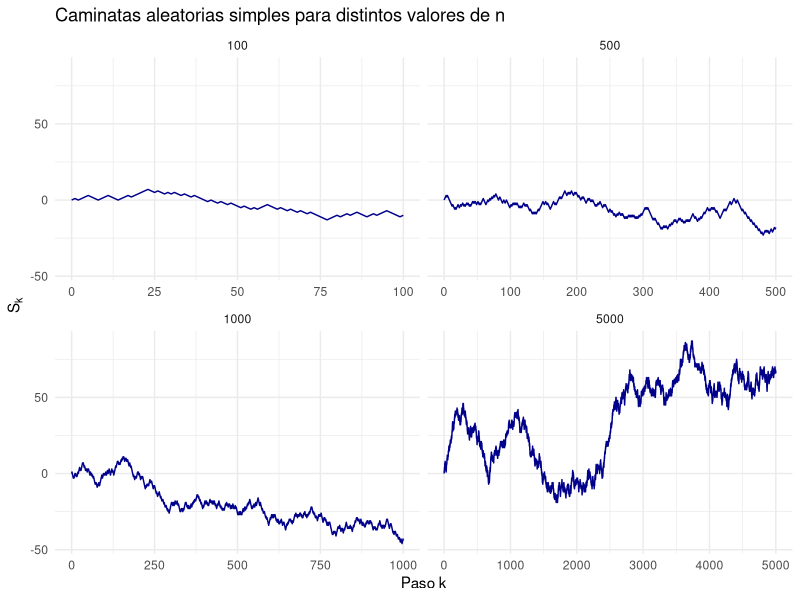
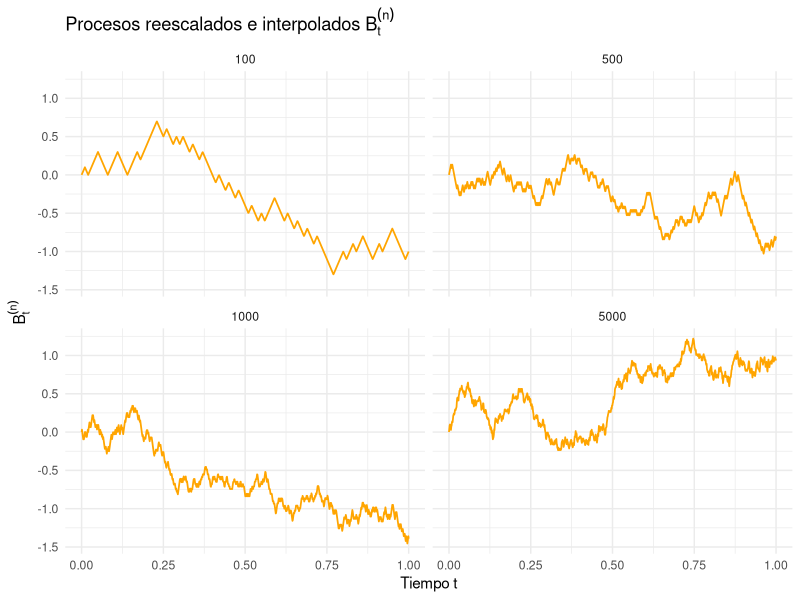
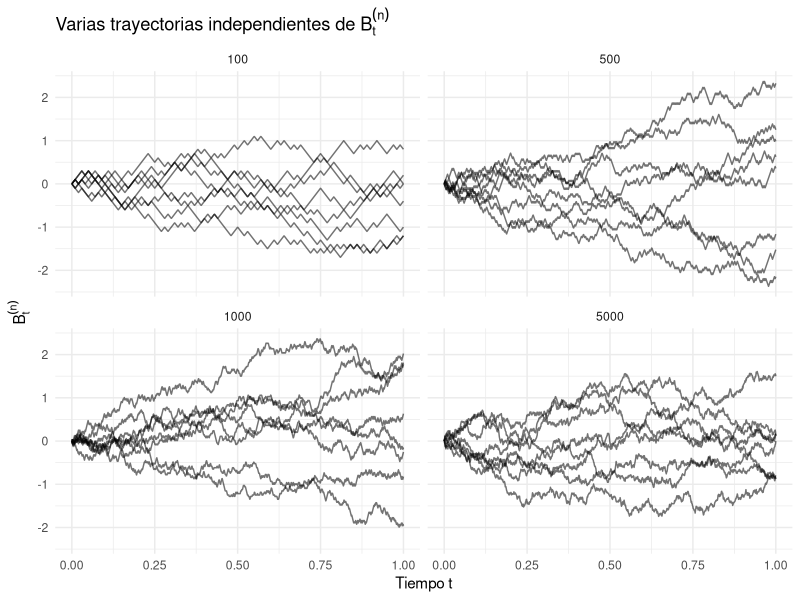
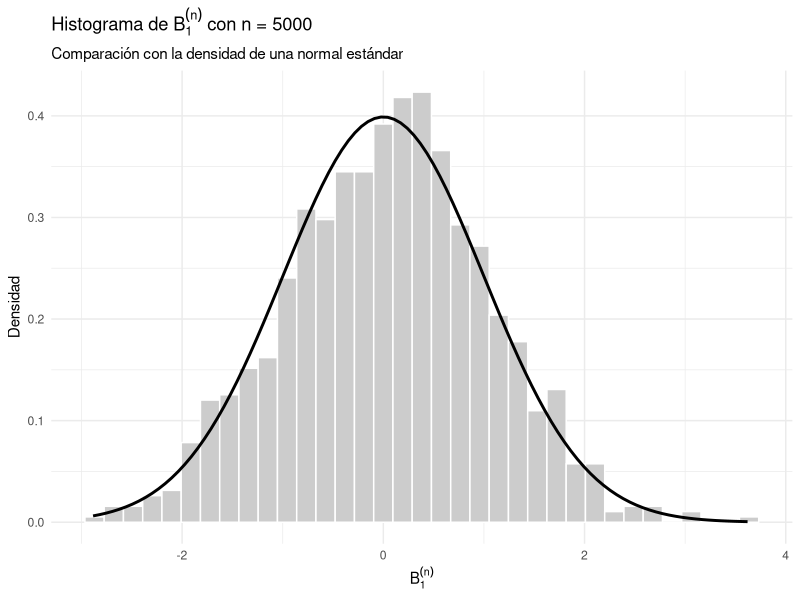
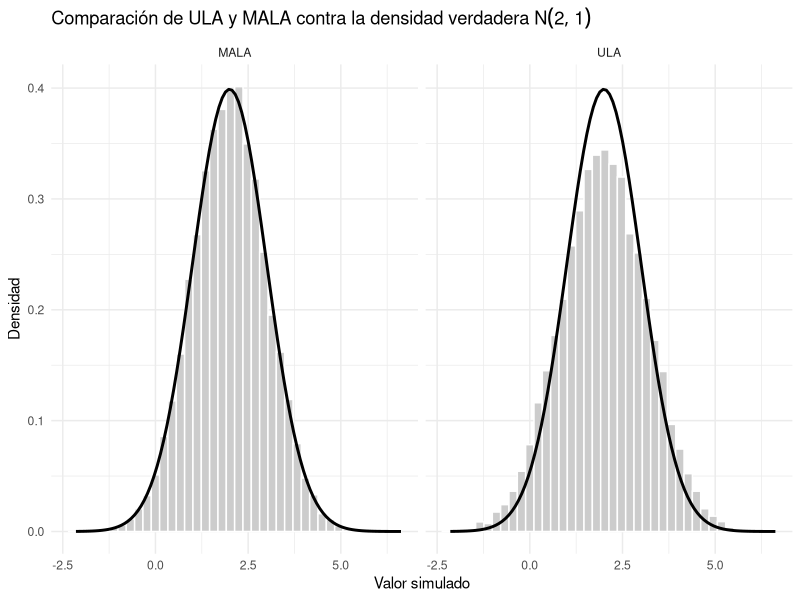
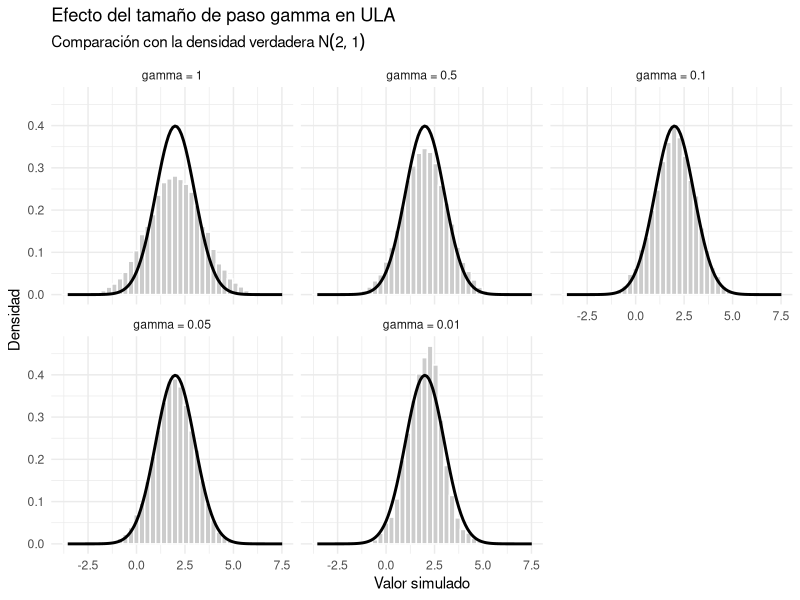

The R source for these figures, in order:
## ---- chunk 1
knitr::opts_chunk$set(echo = TRUE, warning = FALSE, message = FALSE)
# librerías
library(ggplot2)
## ---- chunk 2
# función para simular una caminata aleatoria simple
simular_caminata <- function(n) {
  xi <- sample(c(-1, 1), size = n, replace = TRUE, prob = c(0.5, 0.5))
  S <- c(0, cumsum(xi))
  datos <- data.frame(k = 0:n, S_k = S)
  return(datos)
}
## ---- chunk 3
set.seed(236)
valores_n <- c(100, 500, 1000, 5000)

lista_caminatas <- list()

for (n in valores_n) {
  datos_n <- simular_caminata(n)
  datos_n$n <- n
  lista_caminatas[[as.character(n)]] <- datos_n
}

datos_caminatas <- do.call(rbind, lista_caminatas)
datos_caminatas$n <- factor(datos_caminatas$n)
## ---- chunk 4
ggplot(datos_caminatas, aes(x = k, y = S_k)) +
  geom_line(color = "darkblue", linewidth = 0.5) +
  facet_wrap(~ n, scales = "free_x") +
  theme_minimal() +
  labs(title = "Caminatas aleatorias simples para distintos valores de n",
       x = "Paso k",
       y = expression(S[k]))
## ---- chunk 5
# función para simular el proceso reescalado e interpolado B_t^(n)
simular_browniano_aprox <- function(n, malla_t = seq(0, 1, length.out = 1000)) {
  xi <- sample(c(-1, 1), size = n, replace = TRUE, prob = c(0.5, 0.5))
  S <- c(0, cumsum(xi))
  
  valores_B <- numeric(length(malla_t))
  
  for (j in seq_along(malla_t)) {
    t <- malla_t[j]
    nt <- n * t
    parte_entera <- floor(nt)
    parte_decimal <- nt - parte_entera
    
    # si t = 1, entonces parte_entera = n y ya no existe xi_{n+1}
    if (parte_entera == n) {
      valores_B[j] <- S[n + 1] / sqrt(n)
    } else {
      valores_B[j] <- S[parte_entera + 1] / sqrt(n) + 
        parte_decimal * xi[parte_entera + 1] / sqrt(n)
    }
  }
  
  datos <- data.frame(t = malla_t, B_t = valores_B, n = n)
  return(datos)
}
## ---- chunk 6
set.seed(236)
lista_brownianos <- list()

for (n in valores_n) {
  datos_n <- simular_browniano_aprox(n)
  lista_brownianos[[as.character(n)]] <- datos_n
}

datos_brownianos <- do.call(rbind, lista_brownianos)
datos_brownianos$n <- factor(datos_brownianos$n)
## ---- chunk 7
ggplot(datos_brownianos, aes(x = t, y = B_t)) +
  geom_line(color = "orange", linewidth = 0.6) +
  facet_wrap(~ n) +
  theme_minimal() +
  labs(title = expression("Procesos reescalados e interpolados " * B[t]^{(n)}),
       x = "Tiempo t",
       y = expression(B[t]^{(n)}))
## ---- chunk 8
set.seed(236)
num_trayectorias <- 8
lista_varias <- list()
contador <- 1

for (n in valores_n) {
  for (i in 1:num_trayectorias) {
    datos_aux <- simular_browniano_aprox(n)
    datos_aux$trayectoria <- i
    lista_varias[[contador]] <- datos_aux
    contador <- contador + 1
  }
}

datos_varias <- do.call(rbind, lista_varias)
datos_varias$n <- factor(datos_varias$n)
datos_varias$trayectoria <- factor(datos_varias$trayectoria)
## ---- chunk 9
ggplot(datos_varias, aes(x = t, y = B_t, group = trayectoria)) +
  geom_line(alpha = 0.55, linewidth = 0.5) +
  facet_wrap(~ n) +
  theme_minimal() +
  labs(title = expression("Varias trayectorias independientes de " * B[t]^{(n)}),
       x = "Tiempo t",
       y = expression(B[t]^{(n)}))
## ---- chunk 10
set.seed(236)
n_grande <- 5000
M <- 1000
valores_finales <- numeric(M)

for (m in 1:M) {
  xi <- sample(c(-1, 1), size = n_grande, replace = TRUE, prob = c(0.5, 0.5))
  S_n <- sum(xi)
  valores_finales[m] <- S_n / sqrt(n_grande)
}

datos_finales <- data.frame(B_1 = valores_finales)
## ---- chunk 11
ggplot(datos_finales, aes(x = B_1)) +
  geom_histogram(aes(y = after_stat(density)), bins = 35, fill = "gray80", color = "white") +
  stat_function(fun = dnorm, args = list(mean = 0, sd = 1), linewidth = 1) +
  theme_minimal() +
  labs(title = expression("Histograma de " * B[1]^{(n)} * " con n = 5000"),
       subtitle = "Comparación con la densidad de una normal estándar",
       x = expression(B[1]^{(n)}),
       y = "Densidad")
## ---- chunk 12
mu <- 2
sigma2 <- 1
sigma <- sqrt(sigma2)
## ---- chunk 13
# gradiente del logaritmo de la densidad objetivo normal
grad_log_normal <- function(x, mu, sigma2) {
  return(-(x - mu) / sigma2)
}

# algoritmo ULA
simular_ula <- function(N, gamma, x0, mu, sigma2) {
  cadena <- numeric(N)
  cadena[1] <- x0
  
  for (n in 2:N) {
    cadena[n] <- cadena[n - 1] + 
      gamma * grad_log_normal(cadena[n - 1], mu, sigma2) + 
      sqrt(2 * gamma) * rnorm(1)
  }
  
  return(cadena)
}
## ---- chunk 14
# logaritmo de la densidad objetivo
log_p_normal <- function(x, mu, sigma) {
  return(dnorm(x, mean = mu, sd = sigma, log = TRUE))
}

# logaritmo de la densidad de propuesta q(y | x)
log_q_mala <- function(y, x, gamma, mu, sigma2) {
  media_prop <- x + gamma * grad_log_normal(x, mu, sigma2)
  return(dnorm(y, mean = media_prop, sd = sqrt(2 * gamma), log = TRUE))
}

# algoritmo MALA
simular_mala <- function(N, gamma, x0, mu, sigma2) {
  sigma <- sqrt(sigma2)
  cadena <- numeric(N)
  aceptados <- 0
  cadena[1] <- x0
  
  for (n in 2:N) {
    x_actual <- cadena[n - 1]
    media_prop <- x_actual + gamma * grad_log_normal(x_actual, mu, sigma2)
    y <- rnorm(1, mean = media_prop, sd = sqrt(2 * gamma))
    
    log_alpha <- log_p_normal(y, mu, sigma) + log_q_mala(x_actual, y, gamma, mu, sigma2) -
      log_p_normal(x_actual, mu, sigma) - log_q_mala(y, x_actual, gamma, mu, sigma2)
    
    # usamos log(runif(1)) para evitar problemas numéricos
    if (log(runif(1)) < min(0, log_alpha)) {
      cadena[n] <- y
      aceptados <- aceptados + 1
    } else {
      cadena[n] <- x_actual
    }
  }
  
  return(list(cadena = cadena, tasa_aceptacion = aceptados / (N - 1)))
}
## ---- chunk 15
set.seed(236)
N <- 20000
burn_in <- 2000
x0 <- 10

gamma_mala <- 0.5
cadena_ula <- simular_ula(N = N, gamma = gamma_mala, x0 = x0, mu = mu, sigma2 = sigma2)
resultado_mala <- simular_mala(N = N, gamma = gamma_mala, x0 = x0, mu = mu, sigma2 = sigma2)
cadena_mala <- resultado_mala$cadena

muestra_ula <- cadena_ula[(burn_in + 1):N]
muestra_mala <- cadena_mala[(burn_in + 1):N]

datos_comparacion <- data.frame(
  valor = c(muestra_ula, muestra_mala),
  algoritmo = rep(c("ULA", "MALA"), each = length(muestra_ula))
)

resultado_mala$tasa_aceptacion
## ---- chunk 16
ggplot(datos_comparacion, aes(x = valor)) +
  geom_histogram(aes(y = after_stat(density)), bins = 40, fill = "gray80", color = "white") +
  stat_function(fun = dnorm, args = list(mean = mu, sd = sigma), linewidth = 1) +
  facet_wrap(~ algoritmo) +
  theme_minimal() +
  labs(title = expression("Comparación de ULA y MALA contra la densidad verdadera " * N(2,1)),
       x = "Valor simulado",
       y = "Densidad")
## ---- chunk 17
set.seed(236)
gammas <- c(1, 0.5, 0.1, 0.05, 0.01)
lista_ula <- list()

for (gamma in gammas) {
  cadena_aux <- simular_ula(N = N, gamma = gamma, x0 = x0, mu = mu, sigma2 = sigma2)
  muestra_aux <- cadena_aux[(burn_in + 1):N]
  lista_ula[[as.character(gamma)]] <- data.frame(
    valor = muestra_aux,
    gamma = paste0("gamma = ", gamma)
  )
}

datos_ula_gammas <- do.call(rbind, lista_ula)
datos_ula_gammas$gamma <- factor(datos_ula_gammas$gamma,
                                  levels = paste0("gamma = ", gammas))
## ---- chunk 18
ggplot(datos_ula_gammas, aes(x = valor)) +
  geom_histogram(aes(y = after_stat(density)), bins = 40, fill = "gray80", color = "white") +
  stat_function(fun = dnorm, args = list(mean = mu, sd = sigma), linewidth = 1) +
  facet_wrap(~ gamma) +
  theme_minimal() +
  labs(title = "Efecto del tamaño de paso gamma en ULA",
       subtitle = expression("Comparación con la densidad verdadera " * N(2,1)),
       x = "Valor simulado",
       y = "Densidad")
## ---- chunk 19
resumen_ula <- data.frame(
  gamma = gammas,
  media_empirica = numeric(length(gammas)),
  varianza_empirica = numeric(length(gammas))
)

for (i in seq_along(gammas)) {
  muestra_i <- datos_ula_gammas$valor[datos_ula_gammas$gamma == paste0("gamma = ", gammas[i])]
  resumen_ula$media_empirica[i] <- mean(muestra_i)
  resumen_ula$varianza_empirica[i] <- var(muestra_i)
}

resumen_ula
